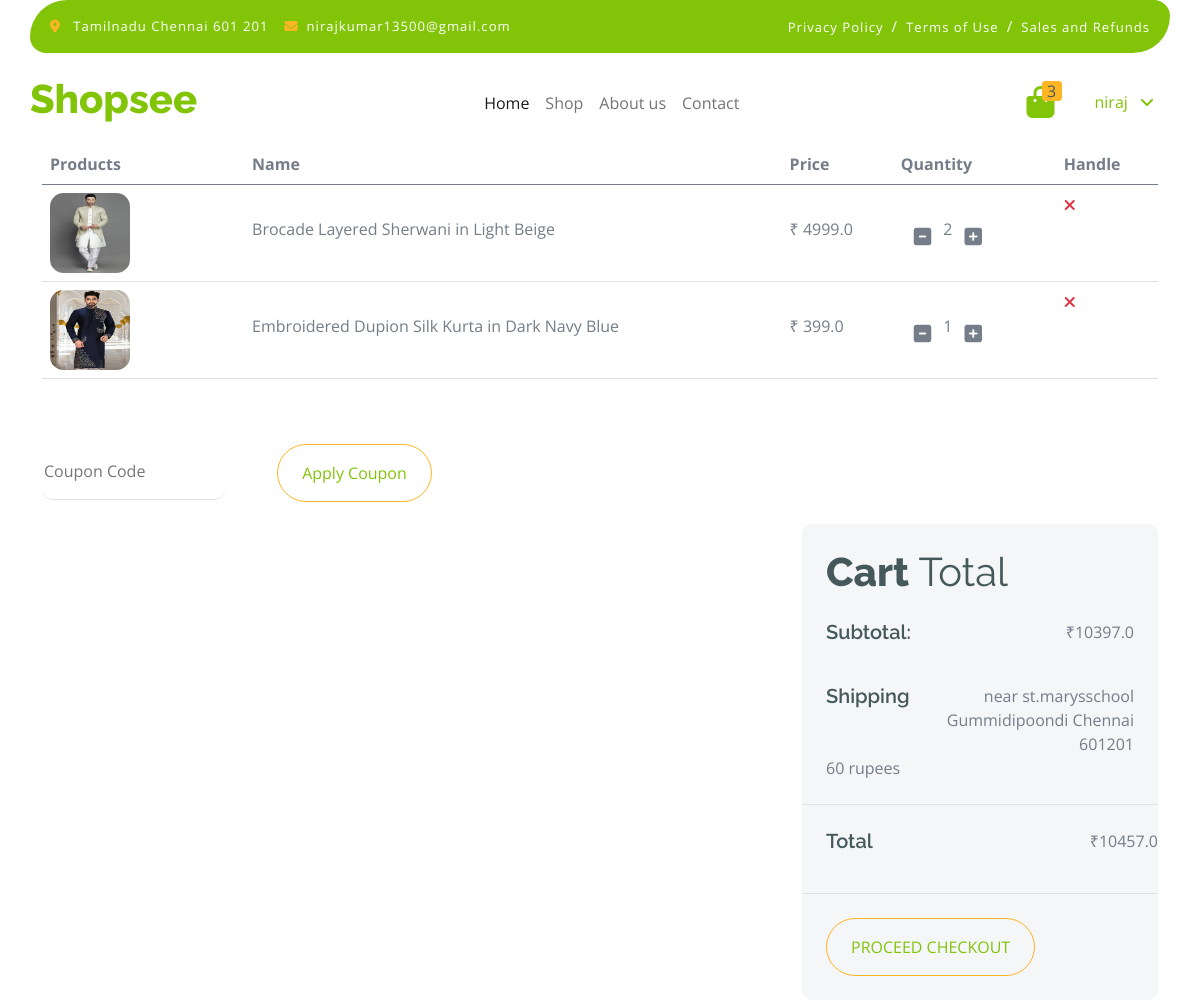
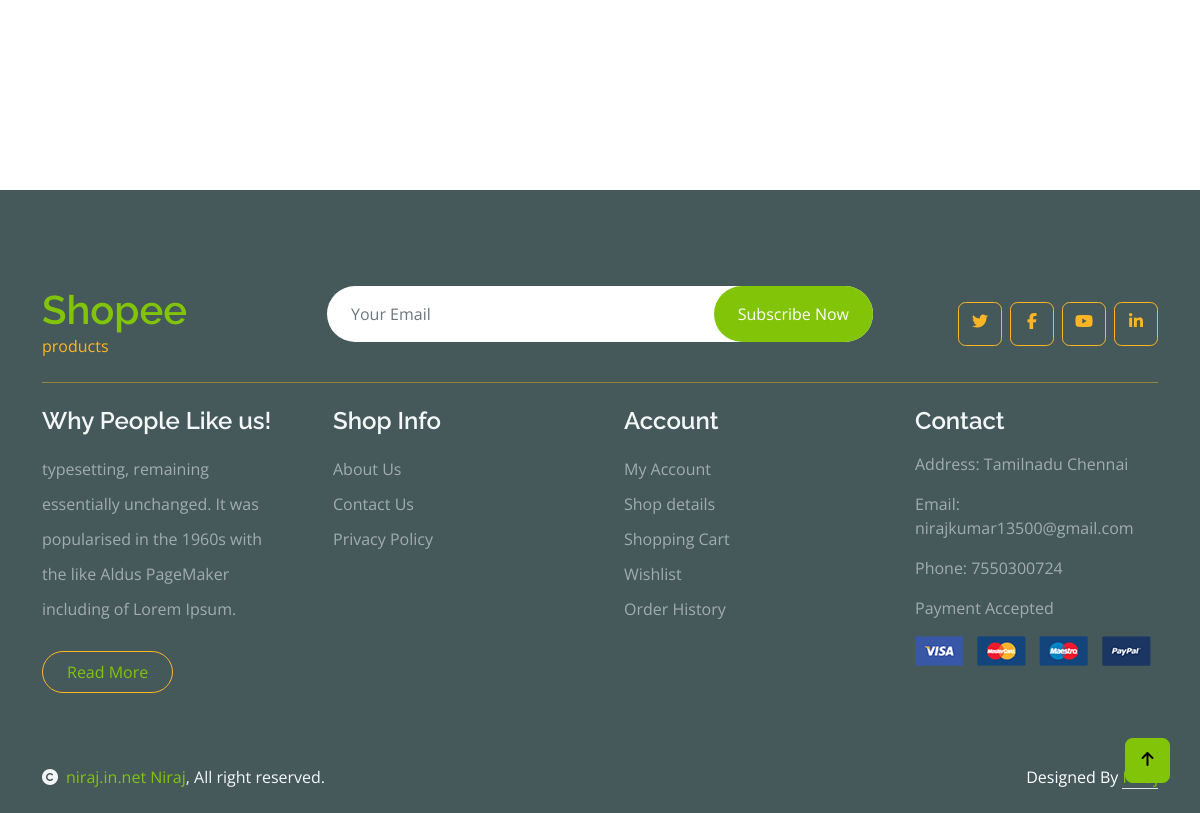
The app's page /cart (signed in) with its own data (2 pictures, top to bottom).
### shopseeapp/models.py (models this page shows, shortened)
class Cart(models.Model):
    user=models.ForeignKey(User,on_delete=models.CASCADE)
    products=models.ForeignKey(Product,on_delete=models.CASCADE)
    quantity=models.IntegerField(null=True,blank=True,default=1)
    created_at=models.DateTimeField(auto_now_add=True)

class Product(models.Model):
    category = models.ForeignKey(Subcategory, on_delete=models.CASCADE, null=True)
    productname = models.CharField(max_length=100)
    image=models.ImageField(upload_to=getfilename)
    status=models.BooleanField(default=False,help_text="0-show,1-Hidden")
    price = models.FloatField()
    quantity = models.IntegerField()
    discount_price = models.FloatField(blank=True, null=True)
    trending=models.BooleanField(default=False,help_text="0-show,1-Hidden")
    offers=models.BooleanField(default=False,help_text="0-show,1-Hidden")
    description = models.TextField()
    aboutproduct1 = models.TextField(blank=True, null=True)
    aboutproduct2 = models.TextField(blank=True, null=True)

class Profile(models.Model):
    Gender_choices=(
        (1,'male'),
        (2,'female'),
        (3,'others')
    )
    user = models.OneToOneField(User, on_delete=models.CASCADE)
    bio = models.TextField(default = 'This is the default, title change it in profile',max_length=500, blank=True)
    phone_number = models.CharField(max_length=12, blank=True)
    birth_date = models.DateField(default="2000-05-20",null=True, blank=True)
    address=models.TextField(max_length=250,blank=True,null=True,default="Add Address")
    city=models.CharField(max_length=250,blank=True,null=True ,default="Add Address")
    Landmark=models.CharField(max_length=250,blank=True,null=True,default="Add Address")
    pincode=models.IntegerField(max_length=8,blank=True)
    profile_image = models.ImageField(default='userprofile.png', upload_to='users/', null=True, blank=True)
    Gender=models.PositiveSmallIntegerField(choices=Gender_choices,null=True,blank=True)

### shopseeapp/views.py (the view)
# urls.py: path('cart',views.show_cart,name="show cart"),
def show_cart(request):
        if request.user.is_authenticated:
            user=request.user
            cart=Cart.objects.filter(user=user)
            amount=0.0
            shipping_amount=60.0
            total_amount=0.0
            cart_product=[p for p in Cart.objects.all() if p.user ==user]
            if cart_product:
                for p in cart_product:
                    tempamount=(p.quantity *p.products.discount_price)
                    amount +=tempamount
                    totalamount=amount+shipping_amount
                return render(request,'cart.html',{'cart':cart,'total_amount':totalamount,'amount':amount,})
            else:
                return render(request,'404.html')
        else:
             messages.warning(request, "Login To See Cart")
             return redirect('/login')

### templates/cart.html (shortened to what this page needs)
{% extends 'base.html' %}
{%load static%}
{%block body %}
        <div style="padding: 8vw 0;" class="container-fluid">
            <div class="container py-5">
                <div class="table-responsive">
                    <table class="table">
                        <thead>
                          <tr>
                            <th scope="col">Products</th>
                            <th scope="col">Name</th>
                            <th scope="col">Price</th>
                            <th scope="col">Quantity</th>
                            <th scope="col">Handle</th>
                          </tr>
                        </thead>
                        <tbody>
                        {%for i in cart%}
                            <tr>
                                <th scope="row">
                                    <div class="d-flex align-items-center">
                                        <img src="{{i.products.image.url}}" class="img-fluid me-5 rounded-circle" style="width: 80px; height: 80px;" alt="">
                                    </div>
                                </th>
                                <td>
                                    <p class="mb-0 mt-4">{{i.products.productname}}</p>
                                </td>
                                <td>
                                    <p class="mb-0 mt-4"> ₹ {{i.products.discount_price}}</p>
                                </td>
                                <td>
                                    <div class="input-group quantity mt-4" style="width: 100px;">
                                            <a class="minus-cart btn" pid="{{i.products.id}}"><i class="fas fa-minus-square fa-lg"></i></a>
                                        <span id="quantity"  pid="{{i.products.id}}">{{i.quantity}}</span>
                                            <a class="plus-cart btn"  pid="{{i.products.id}}"><i class="fas fa-plus-square fa-lg"></i></a>
                                    </div>
                                </td>
                                <td>
                                    <a class="remove-cart"  pid="{{i.products.id}} "class="btn btn-md rounded-circle bg-light border mt-4" >
                                        <i class="fa fa-times text-danger"></i>
                                    </a>
                                </td>
                            </tr>
                            {%endfor%}
                        </tbody>
                    </table>
                </div>
                <div class="mt-5">
                    <input type="text" class="border-0 border-bottom rounded me-5 py-3 mb-4" placeholder="Coupon Code">
                    <button class="btn border-secondary rounded-pill px-4 py-3 text-primary" type="button">Apply Coupon</button>
                </div>
                <div class="row g-4 justify-content-end">
                    <div class="col-8"></div>
                    <div class="col-sm-8 col-md-7 col-lg-6 col-xl-4">
                        <div class="bg-light rounded">
                            <div class="p-4">
                                <h1 class="display-6 mb-4">Cart <span class="fw-normal">Total</span></h1>
                                <div class="d-flex justify-content-between mb-4">
                                    <h5 class="mb-0 me-4">Subtotal:</h5>
                                    <p class="" class="mb-0">₹<span class="amount">{{amount}}</span></p>
                                </div>
                                <div class="d-flex justify-content-between">
                                    <h5 class="mb-0 me-4">Shipping</h5>
                                    <div class="">
                                        <p class="mb-0 text-end"> {{user.profile.address}} {{user.profile.Landmark}} {{user.profile.city}}  {{user.profile.pincode}}</p>
                                    </div>
                                </div>
                                <p class="mb-0">60 rupees</p>
                            </div>
                            <div class="py-4 mb-4 border-top border-bottom d-flex justify-content-between">
                                <h5 class="mb-0 ps-4 me-4">Total</h5>
                                <p class="" class="mb-0">₹<span class="tamount">{{total_amount}}</span></p>
                            </div>
                            <a href="/checkout" class="btn border-secondary rounded-pill px-4 py-3 text-primary text-uppercase mb-4 ms-4" type="button">Proceed Checkout</a>
                        </div>
                    </div>
                </div>
            </div>
        </div>
{%endblock body %}

### templates/base.html (shortened to what this page needs)
<!DOCTYPE html>
<html lang="en">
<head>
    {% load static %}
    <link rel="stylesheet" href="{% static 'css\style.css'%}">
    <link rel="stylesheet" href="https://use.fontawesome.com/releases/v5.15.4/css/all.css" />
    <link href="https://cdn.jsdelivr.net/npm/bootstrap-icons@1.4.1/font/bootstrap-icons.css" rel="stylesheet">
    <link href="{% static 'lib/lightbox/css/lightbox.min.css' %}" rel="stylesheet">
    <link rel="stylesheet"
    href="https://cdnjs.cloudflare.com/ajax/libs/font-awesome/6.5.1/css/all.min.css">
    <link href="{% static 'css/bootstrap.min.css'%}" rel="stylesheet">
    <link rel="stylesheet" href="https://cdnjs.cloudflare.com/ajax/libs/OwlCarousel2/2.3.4/assets/owl.carousel.min.css"
 />
    <link rel="stylesheet" href="https://cdnjs.cloudflare.com/ajax/libs/OwlCarousel2/2.3.4/assets/owl.theme.default.css"
 />
</head>
<body>
    <div class="container-fluid fixed-top">
        <div class="container topbar bg-primary d-none d-lg-block">
            <div class="d-flex justify-content-between">
                <div class="top-info ps-2">
                    <small class="me-3"><i class="fas fa-map-marker-alt me-2 text-secondary"></i> <a href="#"
                            class="text-white">Tamilnadu Chennai 601 201</a></small>
                    <small class="me-3"><i class="fas fa-envelope me-2 text-secondary"></i><a href="#"
                            class="text-white">nirajkumar13500@gmail.com</a></small>
                </div>
                <div class="top-link pe-2">
                    <a href="#" class="text-white"><small class="text-white mx-2">Privacy Policy</small>/</a>
                    <a href="#" class="text-white"><small class="text-white mx-2">Terms of Use</small>/</a>
                    <a href="#" class="text-white"><small class="text-white ms-2">Sales and Refunds</small></a>
                </div>
            </div>
        </div>
        <div class="container px-0">
            <nav class="navbar navbar-light bg-white navbar-expand-xl">
                <a href="index.html" class="navbar-brand">
                    <h1 class="text-primary display-6">Shopsee</h1>
                </a>
                <div class="collapse navbar-collapse bg-white" id="navbarCollapse">
                    <div class="navbar-nav mx-auto">
                        <a href="/" class="nav-item nav-link active">Home</a>
                        <a href="/category" class="nav-item nav-link">Shop</a>
                        <a href="/aboutus" class="nav-item nav-link">About us</a>
                        <a href="/contact" class="nav-item nav-link">Contact</a>
                    </div>
                    <div class="d-flex m-3 me-0">
                        <a href="/cart" class="position-relative me-4 my-auto">
                            <i class="fa fa-shopping-bag fa-2x"></i>
                            <span
                                class="position-absolute bg-secondary rounded-circle d-flex align-items-center justify-content-center text-dark px-1"
                                style="top: -5px; left: 15px; height: 20px; min-width: 20px;">3</span>
                        </a>
                        {%if request.user.is_authenticated%}
                        <a href="#" class="my-auto">
                            <div class="nav-item dropdown">
                                <a href="#" class="nav-link dropdown-toggle" data-bs-toggle="dropdown">{{user.username}}
                                    </i></a>
                            </div>
                        </a>
                        {%else%}
                        <a href="/login"><i class="fas fa-user fa-2x"></i></a>
                        {%endif%}
                    </div>
                </div>
            </nav>
        </div>
    </div>
    {% block body %} {% endblock body %}
    <div class="container-fluid bg-dark text-white-50 footer pt-5 mt-5">
        <div class="container py-5">
            <div class="pb-4 mb-4" style="border-bottom: 1px solid rgba(226, 175, 24, 0.5) ;">
                <div class="row g-4">
                    <div class="col-lg-3">
                        <a href="#">
                            <h1 class="text-primary mb-0">Shopee</h1>
                            <p class="text-secondary mb-0">products</p>
                        </a>
                    </div>
                    <div class="col-lg-6">
                        <div class="position-relative mx-auto">
                            <input class="form-control border-0 w-100 py-3 px-4 rounded-pill" type="number"
                                placeholder="Your Email">
                            <button type="submit"
                                class="btn btn-primary border-0 border-secondary py-3 px-4 position-absolute rounded-pill text-white"
                                style="top: 0; right: 0;">Subscribe Now</button>
                        </div>
                    </div>
                    <div class="col-lg-3">
                        <div class="d-flex justify-content-end pt-3">
                            <a class="btn  btn-outline-secondary me-2 btn-md-square rounded-circle" href=""><i
                                    class="fab fa-twitter"></i></a>
                            <a class="btn btn-outline-secondary me-2 btn-md-square rounded-circle" href=""><i
                                    class="fab fa-facebook-f"></i></a>
                            <a class="btn btn-outline-secondary me-2 btn-md-square rounded-circle" href=""><i
                                    class="fab fa-youtube"></i></a>
                            <a class="btn btn-outline-secondary btn-md-square rounded-circle" href=""><i
                                    class="fab fa-linkedin-in"></i></a>
                        </div>
                    </div>
                </div>
            </div>
            <div class="row g-5">
                <div class="col-lg-3 col-md-6">
                    <div class="footer-item">
                        <h4 class="text-light mb-3">Why People Like us!</h4>
                        <p class="mb-4">typesetting, remaining essentially unchanged. It was
                            popularised in the 1960s with the like Aldus PageMaker including of Lorem Ipsum.</p>
                        <a href="" class="btn border-secondary py-2 px-4 rounded-pill text-primary">Read More</a>
                    </div>
                </div>
                <div class="col-lg-3 col-md-6">
                    <div class="d-flex flex-column text-start footer-item">
                        <h4 class="text-light mb-3">Shop Info</h4>
                        <a class="btn-link" href="/aboutus">About Us</a>
                        <a class="btn-link" href="/contact">Contact Us</a>
                        <a class="btn-link" href="">Privacy Policy</a>
                    </div>
                </div>
                <div class="col-lg-3 col-md-6">
                    <div class="d-flex flex-column text-start footer-item">
                        <h4 class="text-light mb-3">Account</h4>
                        <a class="btn-link" href="/profile">My Account</a>
                        <a class="btn-link" href="/category">Shop details</a>
                        <a class="btn-link" href="/cart">Shopping Cart</a>
                        <a class="btn-link" href="/fav">Wishlist</a>
                        <a class="btn-link" href="/order">Order History</a>
                    </div>
                </div>
                <div class="col-lg-3 col-md-6">
                    <div class="footer-item">
                        <h4 class="text-light mb-3">Contact</h4>
                        <p>Address: Tamilnadu Chennai</p>
                        <p>Email: nirajkumar13500@gmail.com</p>
                        <p>Phone: 7550300724</p>
                        <p>Payment Accepted</p>
                        <img src="static/img/payment.png" class="img-fluid" alt="">
                    </div>
                </div>
            </div>
        </div>
    </div>
    <div class="container-fluid copyright bg-dark py-4">
        <div class="container">
            <div class="row">
                <div class="col-md-6 text-center text-md-start mb-3 mb-md-0">
                    <span class="text-light"><a href="http://niraj.in.net"><i class="fas fa-copyright text-light me-2"></i>niraj.in.net
                            Niraj</a>, All right reserved.</span>
                </div>
                <div class="col-md-6 my-auto text-center text-md-end text-white">
                    Designed By <a class="border-bottom" href="http://niraj.in.net">Niraj</a>
                </div>
            </div>
        </div>
    </div>
    <a href="#" class="btn btn-primary border-3 border-primary rounded-circle back-to-top"><i
            class="fa fa-arrow-up"></i></a>
</body>
</html>

### records on screen
Cart: products.image (picture), products.productname "Brocade Layered Sherwani in Light Beige", products.discount_price "4999.0", quantity "2"
Cart: products.image (picture), products.productname "Embroidered Dupion Silk Kurta in Dark Navy Blue", products.discount_price "399.0", quantity "1"

### other values on screen
{{ user.username }} "niraj"
{{ amount }} "10397.0"
{{ user.profile.address }} "near st.marysschool"
{{ user.profile.Landmark }} "Gummidipoondi"
{{ user.profile.city }} "Chennai"
{{ user.profile.pincode }} "601201"
{{ total_amount }} "10457.0"
